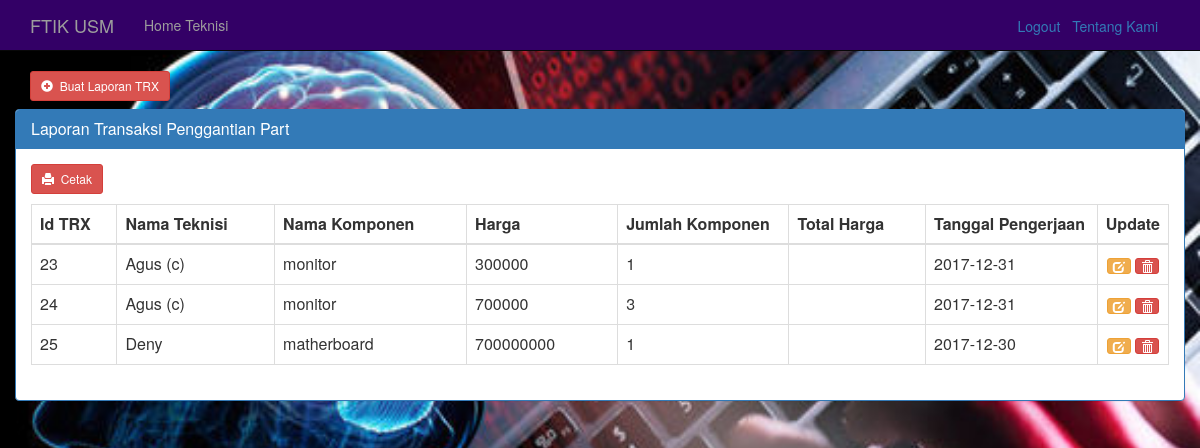
/index.php/transaksi_c, run on the app's committed database.
### tables this page shows
CREATE TABLE IF NOT EXISTS `teknisi` (
  `id_teknisi` int(11) NOT NULL,
  `nama_teknisi` varchar(25) NOT NULL,
  `alamat` varchar(40) NOT NULL,
  `email` varchar(20) NOT NULL,
  `foto` varchar(25) NOT NULL
);

### application/controllers/transaksi_c.php (called while the page is built, shortened)
<?php
class transaksi_c extends CI_Controller {
		function __construct() {
		$this->load->model('transaksi_m');
		$this->load->library('cfpdf');
		}
	function index()
	{
		$rs_data['result'] = $this->transaksi_m->get_data();
		$this->load->view('teknisi/transaksi_v', $rs_data);
	}
}

### index.php (called while the page is built, shortened)
<?php
require_once BASEPATH.'core/CodeIgniter.php';

### application/models/transaksi_m.php (called while the page is built, shortened)
<?php
    class transaksi_m extends CI_Model {
	function get_data(){
		$sql = "SELECT a.*,b.nama_teknisi FROM (SELECT Id_trx, teknisi, nama_komponen, harga, jumlah_komp, total_harga, tgl_pengerjaan FROM transaksi) a
				JOIN teknisi b ON a.teknisi=b.id_teknisi";
		$query = $this->db->query($sql);
		if ($query->num_rows() > 0) {
			$result = $query->result_array();
			return $result;
	} else {
			return array();
	}
	}
	}

### application/views/teknisi/transaksi_v.php (the view, shortened to what this page needs)
<html>
<head>
   <link rel="stylesheet" media="all" href="<?php echo base_url()?>assets/vendor/bootstrap/css/bootstrap.min.css" type="text/css">
</head>
<body >
   <nav class="navbar navbar-inverse navbar-static-top" id="mainNav">
      <div class="container">
        <div class="navbar-header">
          <a class="navbar-brand" href="home.php">FTIK USM</a>
        </div>
        <div id="navbar" class="navbar-collapse collapse">
          <ul class="nav navbar-nav">
            <li class="icon-switch2"><a href="<?php echo base_url("index.php/teknisi_c"); ?>">Home Teknisi</a></li>
          </ul>
				<ul class="top-secret" style="">
					<li><a href="<?php echo site_url('Welcome/logout'); ?>" onclick="return confirm('Apakah Anda Yakin Ingin Keluar');"><i class="icon-switch2"></i> Logout</a></li>
					<li><a href="#">Tentang Kami</a></li>
				</ul>
        </div>
      </div>
    </nav>
		<div class="container " role="main">
		<div class="row" style="margin-bottom: 8px;">
		<div class="col-sm-8">
		<a href="<?php echo base_url()?>index.php/transaksi_c/add" ><button class="btn btn-danger btn-sm"><i class="glyphicon glyphicon-plus-sign "></i>&nbsp; Buat Laporan TRX</button></a><br>
		</div>
</div>
<div class="row">
<div class="panel panel-primary">
<div class="panel-heading">
<h3 class="panel-title">Laporan Transaksi Penggantian Part</h3>
</div>
<div class="panel-body">
	<table class="table table-bordered" width="100%">
	<thead>
	<tr>
		<th width ='8%'>Id TRX</th>
		<th width ='15%'>Nama Teknisi</th>
		<th width ='18%'>Nama Komponen</th>
		<th width ='14%'>Harga</th>
		<th width ='16%'>Jumlah Komponen</th>
		<th width ='13%'>Total Harga</th>
		<th width ='19%'>Tanggal Pengerjaan</th>
		<th width ='10%'>Update</th>
	</tr>
</thead>
<tbody>
<?php
foreach ($result as $value) {
?>
<tr>
		<td><?php echo $value['Id_trx'] ;?></td>
		<td><?php echo $value['nama_teknisi'] ;?></td>
		<td><?php echo $value['nama_komponen'] ;?></td>
		<td><?php echo $value['harga'] ;?></td>
		<td><?php echo $value['jumlah_komp'] ;?></td>
		<td><?php echo $value['total_harga'] ;?></td>
		<td><?php echo $value['tgl_pengerjaan'] ;?></td>
		<td style="text-align: center">
<a href="<?php echo base_url()?>index.php/transaksi_c/edit_view/<?php echo $value['Id_trx'];?>">
<button class="btn btn-warning btn-xs"><i class="glyphicon glyphicon-edit "></i></button>
</a>
<a href="<?php echo base_url()?>index.php/transaksi_c/delete/<?php echo $value['Id_trx'];?>">
<button class="btn btn-danger btn-xs"><i class="glyphicon glyphicon-trash "></i></button>
</a>
</td>
</tr>
<?php
}
?>
</tbody>
</body>
<div class="container " role="main">
<div class="row" style="margin-bottom: 10px;">
<a href="<?php echo base_url()?>index.php/transaksi_c/laptrx" ><button type="submit" class="btn btn-danger btn-sm"><i class="glyphicon glyphicon-print"></i>&nbsp; Cetak</button>
</div>
</div>
</html>

### application/views/teknisi/transaksi_v.php (style rules this page uses)
#mainNav .container ul.top-secret { float:right; list-style:none; margin-top:16px; }
#mainNav .container ul.top-secret li { float:left; margin-right:12px; }
#mainNav .container ul.top-secret li a { margin-top:45px; }
.navbar-inverse { background-color: #330066; }

### data on the page
teknisi: Id_trx "23", nama_teknisi "Agus (c)", nama_komponen "monitor", harga "300000", jumlah_komp "1", tgl_pengerjaan "2017-12-31", Id_trx "24", harga "700000", jumlah_komp "3"
teknisi: Id_trx "25", nama_teknisi "Deny", nama_komponen "matherboard", harga "700000000", jumlah_komp "1", tgl_pengerjaan "2017-12-30"
